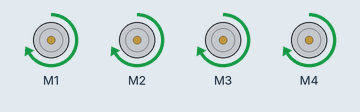
Simulated run of this sketch. Board: Arduino Uno, built with avr-gcc and run on an emulated ATmega328P. On the bench: 4 × DC motor (green arrow = forward, orange = backward, longer = faster).

Above: at 4.0 s.
At 8.3 s:
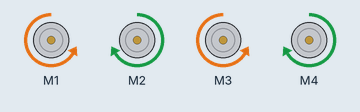
At 17.0 s:
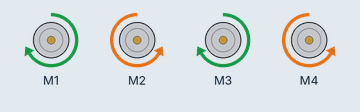
At 17.9 s:
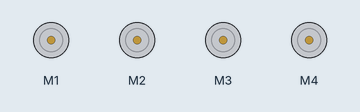
Timing chart, 0 to 23.6 s (numbered marks = the images above):
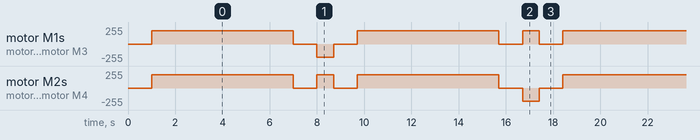

The sketch:

basic_platform.ino
```cpp
// ESP4T Arduino C Module
// Basic Mobile Platform
// Noah Mulvaney
// 18 Jun 2024

// Using Adafruit Motor Shield V2

#include <Adafruit_MotorShield.h>

// Setup motor objects
Adafruit_MotorShield motor_shield = Adafruit_MotorShield();
Adafruit_DCMotor* left_front_motor = motor_shield.getMotor(1);
Adafruit_DCMotor* right_front_motor = motor_shield.getMotor(2);
Adafruit_DCMotor* left_rear_motor = motor_shield.getMotor(3);
Adafruit_DCMotor* right_rear_motor = motor_shield.getMotor(4);

// Global variables
const int full_turn = 700; // Based on speed of 200 turn 180°
int speed = 200; // 0 (off) to 255 (full speed)

// Functions to control the platform

void set_speed(int new_speed) {
  if (new_speed <= 255 && new_speed >= 0)
    speed = new_speed;

  left_front_motor->setSpeed(speed);
  right_front_motor->setSpeed(speed);
  left_rear_motor->setSpeed(speed);
  right_rear_motor->setSpeed(speed);
}

void go_forward(int time) {
  left_front_motor->run(FORWARD);
  right_front_motor->run(FORWARD);
  left_rear_motor->run(FORWARD);
  right_rear_motor->run(FORWARD);

  delay(time);

  left_front_motor->run(RELEASE);
  right_front_motor->run(RELEASE);
  left_rear_motor->run(RELEASE);
  right_rear_motor->run(RELEASE);
}

void go_backward(int time) {
  left_front_motor->run(BACKWARD);
  right_front_motor->run(BACKWARD);
  left_rear_motor->run(BACKWARD);
  right_rear_motor->run(BACKWARD);

  delay(time);

  left_front_motor->run(RELEASE);
  right_front_motor->run(RELEASE);
  left_rear_motor->run(RELEASE);
  right_rear_motor->run(RELEASE);
}

void turn_left(int time) {
  left_front_motor->run(BACKWARD);
  right_front_motor->run(FORWARD);
  left_rear_motor->run(BACKWARD);
  right_rear_motor->run(FORWARD);

  delay(time);

  left_front_motor->run(RELEASE);
  right_front_motor->run(RELEASE);
  left_rear_motor->run(RELEASE);
  right_rear_motor->run(RELEASE);
}

void turn_right(int time) {
  left_front_motor->run(FORWARD);
  right_front_motor->run(BACKWARD);
  left_rear_motor->run(FORWARD);
  right_rear_motor->run(BACKWARD);

  delay(time);

  left_front_motor->run(RELEASE);
  right_front_motor->run(RELEASE);
  left_rear_motor->run(RELEASE);
  right_rear_motor->run(RELEASE);
}

void setup() {
  // Enable the motor shield to run the motors
  motor_shield.begin();

  // Set inital speed
  set_speed(speed);

  delay(1000);
}

void loop() {
  go_forward(6000);
  delay(1000);
  turn_left(full_turn);
  delay(1000);
  go_forward(6000);
  delay(1000);
  turn_right(full_turn);
  delay(1000);
}
```

Measured:
- by itself, motor M1, motor M3: repeats every 17.4 s: stopped 1.0 s, backward 200/255 0.70 s, stopped 1.0 s, forward 200/255 6.0 s, stopped 1.0 s, forward 200/255 0.70 s, stopped 1.0 s, forward 200/255 6.0 s
- by itself, motor M2, motor M4: repeats every 17.4 s: stopped 1.0 s, forward 200/255 0.70 s, stopped 1.0 s, forward 200/255 6.0 s, stopped 1.0 s, backward 200/255 0.70 s, stopped 1.0 s, forward 200/255 6.0 s
